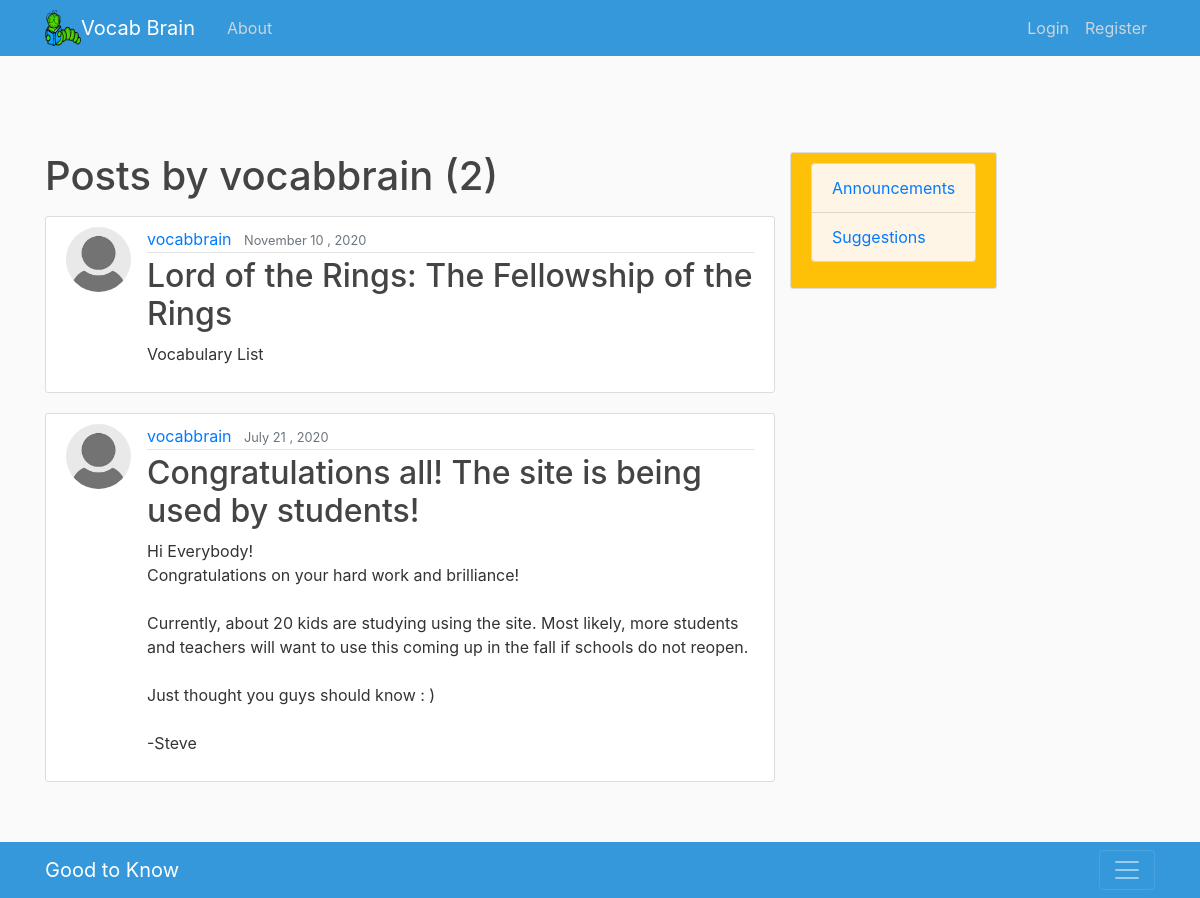
The page /user/vocabbrain/ on the database its author committed.
### blog/models.py (models this page shows, shortened)
class Post(models.Model):
    title = models.CharField(max_length=100)
    content = models.TextField()
    date_posted = models.DateTimeField(default=timezone.now)
    author = models.ForeignKey(User, on_delete=models.CASCADE)

### users/models.py (models this page shows, shortened)
class Profile(models.Model):
    user = models.OneToOneField(User, on_delete=models.CASCADE)
    image = models.ImageField(default='default.jpeg', upload_to='profile_pics')

### blog/views.py (the view)
# urls.py: path('user/<str:username>/', UserPostListView.as_view(), name='user-posts'),
class UserPostListView(ListView):
    model = Post
    template_name = 'blog/user_posts.html'
    context_object_name = 'posts'
    paginate_by = 4  # this will change number of posts visible per page
    def get_queryset(self):
        user = get_object_or_404(User, username=self.kwargs.get('username'))
        return Post.objects.filter(author=user).order_by('-date_posted')

### blog/templates/blog/user_posts.html (shortened to what this page needs)
{% extends "blog/base.html" %}
{% block content%}
<h1 class = "mb-3"> Posts by {{ view.kwargs.username }} ({{ page_obj.paginator.count }})</h1>
    {% for post in posts%}
        <article class="media content-section">
  <img class = "rounded-circle article-img" src="{{post.author.profile.image.url }}">
  <div class="media-body">
    <div class="article-metadata">
      <a class="mr-2" href="{% url 'user-posts' post.author.username %}">{{ post.author }}</a>
      <small class="text-muted">{{ post.date_posted|date:"F d , Y" }}</small>
    </div>
    <h2><a class="article-title" href="{% url 'post-detail' post.id %}">{{ post.title }}</a></h2>
    <p class="article-content">{{ post.content }}</p>
  </div>
</article>
    {% endfor %}
{% endblock content %}

### blog/static/blog/main.css (style rules this page uses)
body { background: #fafafa; color: #333333; margin-top: 5rem; }
h1, h2, h3, h4, h5, h6 { color: #444444; }
.content-section { background: #ffffff; padding: 10px 20px; border: 1px solid #dddddd; border-radius: 3px; margin-bottom: 20px; }
.article-title { color: #444444; }
.article-content { white-space: pre-line; }
.article-img { height: 65px; width: 65px; margin-right: 16px; }
.article-metadata { padding-bottom: 1px; margin-bottom: 4px; border-bottom: 1px solid #e3e3e3 }

### rows shown on the page
Post: author.profile.image (placeholder picture), author "vocabbrain", date_posted "November 10 , 2020", title "Lord of the Rings: The Fellowship of the Rings", content "Vocabulary List"
Post: author.profile.image (placeholder picture), author "vocabbrain", date_posted "July 21 , 2020", title "Congratulations all! The site is being used by students!", content "Hi Everybody! Congratulations on your hard work and brilliance! Currently, about 20 kids are studying using the site. Most likely, more students and teachers will want to use this coming up in the fall if schools do not reopen. Just thought you guys should know : ) -Steve"

### other values the page prints
{{ view.kwargs.username }} "vocabbrain"
{{ page_obj.paginator.count }} "2"
